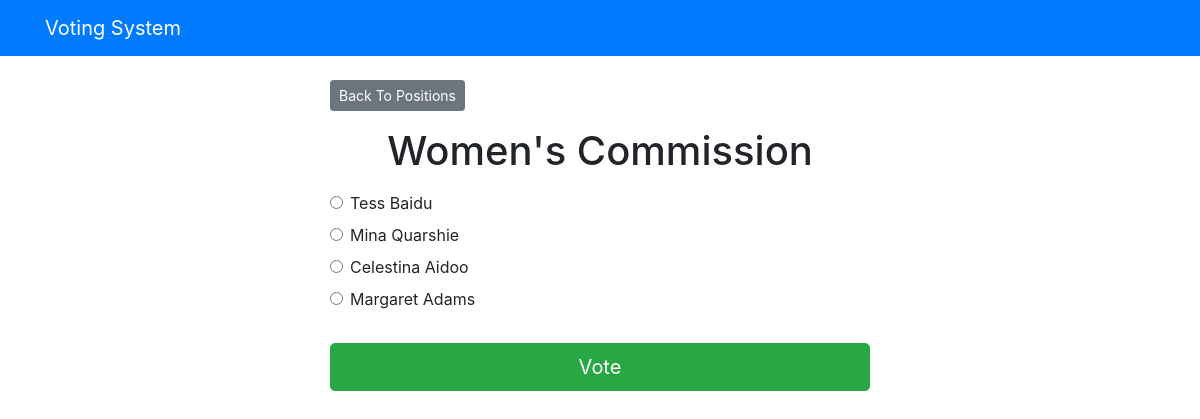
/voting/8/, run on the app's committed database.
### voting/models.py (models this page shows, shortened)
class Question(models.Model):
    question_text = models.CharField(max_length=200)
    pub_date = models.DateTimeField('date published')

class Choice(models.Model):
    question = models.ForeignKey(Question, on_delete=models.CASCADE)
    choice_text = models.CharField(max_length=200)
    votes = models.IntegerField(default=0)

### voting/views.py (the view)
# urls.py: path('<int:question_id>/', views.detail, name='detail'),
def detail(request, question_id):
    try:
        question = Question.objects.get(pk=question_id)
    except Question.DoesNotExist:
        raise Http404("Question does not exist")
    return render(request, 'voting/detail.html', {'question': question})

### templates/voting/detail.html (shortened to what this page needs)
{% extends 'base.html' %}
{% block content %}
<a class="btn btn-secondary btn-sm mb-3" href="{% url 'voting:index' %}">Back To Positions</a>
<h1 class="text-center mb-3">{{ question.question_text }}</h1>
<form action="{% url 'voting:vote' question.id %}" method="post">
	{% for choice in question.choice_set.all %}
		<div class="form-check">
			<input
				type="radio"
				name="choice"
				class="form-check-input"
				id="choice{{ forloop.counter }}"
				value="{{ choice.id }}"
			/>
			<label for="choice{{ forloop.counter }}">{{ choice.choice_text }}</label
			>
		</div>
	{% endfor %}
	<input type="submit" value="Vote" class="btn btn-success btn-lg btn-block mt-4" />
</form>
{% endblock %}

### data on the page
Question: question_text "Women's Commission"
Choice: choice_text "Tess Baidu"
Choice: choice_text "Mina Quarshie"
Choice: choice_text "Celestina Aidoo"
Choice: choice_text "Margaret Adams"
